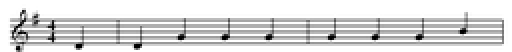
#> input picture Img/TEST_MUSIC_single_line_nowriting.png, 256 x 26 px, shrunk from 531 x 53 before the run, found by its file name (shown 2 times larger)
$ python stef_test.py
#> lines starting #> are read from the running program, lines starting #| are printed output that depends on the picture; after the words box and inside, x2 and y2 are one past the last pixel; in counts of white or black regions, pixels touching at a corner belong together
import skimage as ski
import matplotlib.pyplot as plt
from skimage.filters import threshold_otsu
from skimage import io
from skimage import data, color

import numpy as np

from skimage.transform import hough_line, hough_line_peaks, hough_circle, hough_circle_peaks
from skimage.feature import canny
from skimage.draw import line as draw_line
from skimage.draw import circle_perimeter

from matplotlib import cm
from skimage.util import img_as_ubyte

from math import sqrt
from skimage.feature import blob_dog, blob_log, blob_doh
from skimage.color import rgb2gray

# [45 lines left out: function houghlines, not called in this run]

def houghcircles():
    image = ski.color.rgb2gray(ski.color.rgba2rgb(io.imread("Img\TEST_MUSIC_single_line_nowriting.png")))
#> image: shape (26, 256) float64; min 0, max 1, mean 0.86
    thresh = threshold_otsu(image)
#> thresh = 0.807
    image_gray = image > thresh
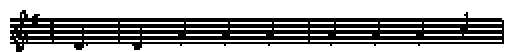
#> image_gray: shape (26, 256) bool (shown 2 times larger); 64.3% white; black in thin lines or dots, all inside (x1, y1, x2, y2) = (5, 5, 252, 26)
    #binary = ski.util.invert(binary)
    #image = binary

    blobs_log = blob_log(image_gray, max_sigma=30, num_sigma=10, threshold=0.1)
#> blobs_log = 289 rows, first 8: [11, 13, 1], [7, 15, 1], [25, 18, 4.22], [14, 12, 1], [11, 8, 1], [14, 90, 1], [14, 112, 1], [14, 134, 1]

    # Compute radii in the 3rd column.
    blobs_log[:, 2] = blobs_log[:, 2] * sqrt(2)

    blobs_dog = blob_dog(image_gray, max_sigma=30, threshold=0.1)
#> blobs_dog = 173 rows, first 8: [7, 15, 1], [25, 33, 2.56], [25, 20, 4.1], [25, 0, 4.1], [25, 50, 4.1], [25, 79, 4.1], [25, 57, 4.1], [7, 8, 1]
    blobs_dog[:, 2] = blobs_dog[:, 2] * sqrt(2)

    blobs_doh = blob_doh(image_gray, max_sigma=30, threshold=0.01)
#> blobs_doh = 48 rows, first 8: [23, 0, 4.22], [10, 57, 1], [10, 59, 1], [10, 90, 1], [10, 92, 1], [10, 112, 1], [10, 114, 1], [10, 134, 1]

    blobs_list = [blobs_log, blobs_dog, blobs_doh]
    colors = ['yellow', 'lime', 'red']
    titles = ['Laplacian of Gaussian', 'Difference of Gaussian', 'Determinant of Hessian']
    sequence = zip(blobs_list, colors, titles)

    fig, axes = plt.subplots(1, 3, figsize=(9, 3), sharex=True, sharey=True)
    ax = axes.ravel()

    for idx, (blobs, color, title) in enumerate(sequence):
        ax[idx].set_title(title)
        ax[idx].imshow(image)
        for blob in blobs:
            y, x, r = blob
            c = plt.Circle((x, y), r, color=color, linewidth=2, fill=False)
            ax[idx].add_patch(c)
        ax[idx].set_axis_off()
#> this loop made 3 passes
#> (color, title) on passes 1 to 3: ('yellow', 'Laplacian of Gaussian'), ('lime', 'Difference of Gaussian'), ('red', 'Determinant of Hessian')

    plt.tight_layout()
    plt.show()
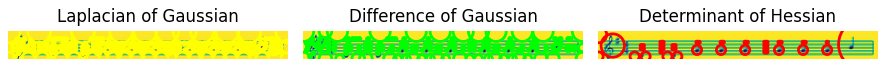
#> figure drawn by matplotlib, 3 panels

    return 0

houghcircles()
